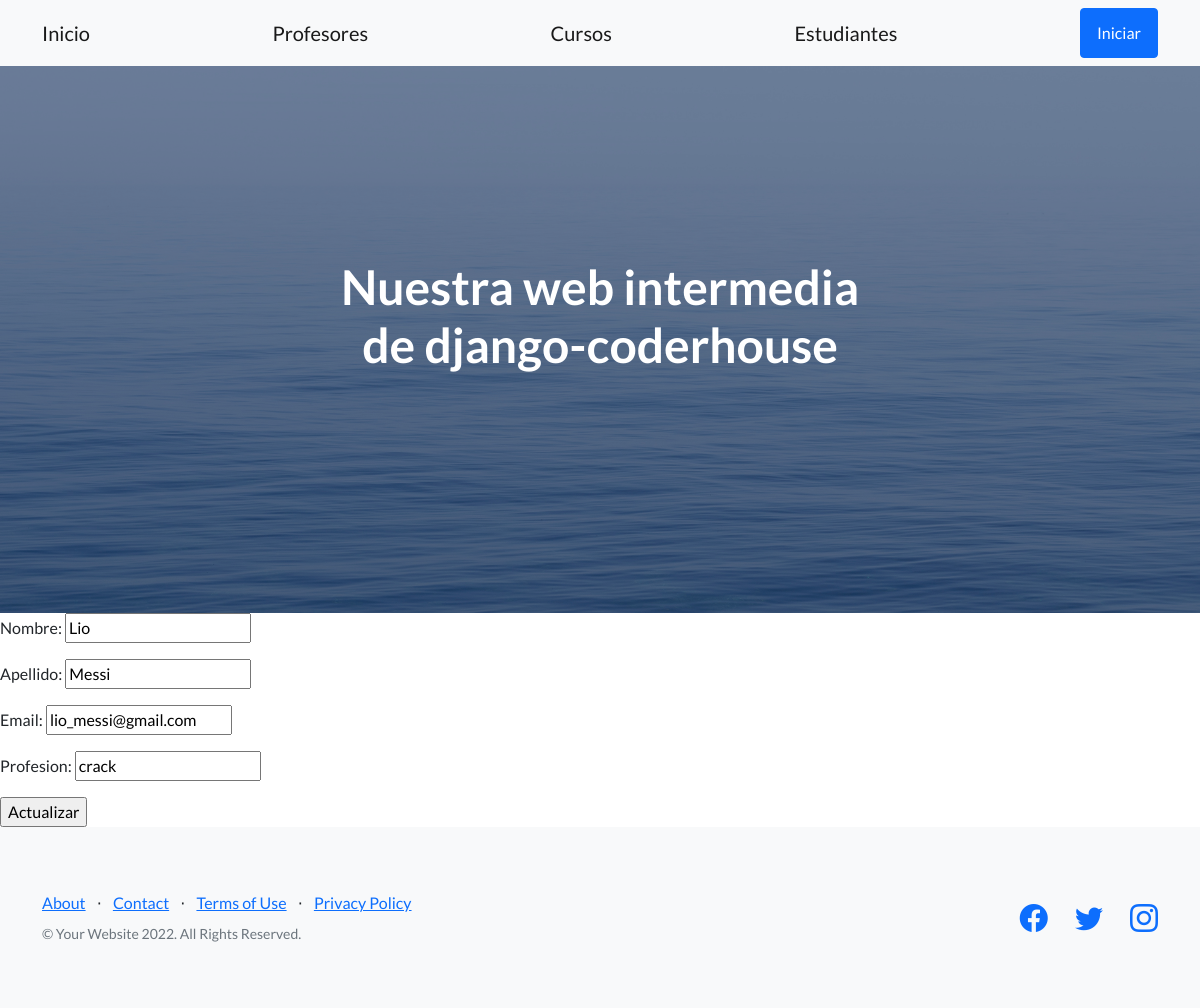
The app's page /app-coder/editar-profesor/2 with its own data.
### AppCoder/models.py (models this page shows, shortened)
class Profesor(models.Model):
    nombre = models.CharField(max_length=50)
    apellido = models.CharField(max_length=50)
    email = models.EmailField()
    profesion = models.CharField(max_length=50)

### AppCoder/views.py (the view)
# urls.py: path('editar-profesor/<int:id>', editar_profesor, name="EditarProfesor"),
def editar_profesor(request, id):
    profesor = Profesor.objects.get(id=id)
    if request.method == 'POST':
        miFormulario = ProfesorFormulario(request.POST)
        if miFormulario.is_valid():
            data = miFormulario.cleaned_data
            profesor.nombre = data["nombre"]
            profesor.apellido = data["apellido"]
            profesor.email = data["email"]
            profesor.profesion = data["profesion"]
            profesor.save()
            return redirect('listaProfesores')
    else:
        miFormulario = ProfesorFormulario(initial={
            "nombre": profesor.nombre,
            "apellido": profesor.apellido,
            "email": profesor.email,
            "profesion": profesor.profesion,
        })
    return render(request, "editarProfesor.html", {"miFormulario": miFormulario, "id": profesor.id})

### AppCoder/form.py
class ProfesorFormulario(forms.Form):
    nombre= forms.CharField()
    apellido= forms.CharField()
    email = forms.EmailField(required=False)
    profesion = forms.CharField()

### AppCoder/template/editarprofesor.html
{% extends 'padre.html' %}
{% load static %}
{% block contenidoQueCambia %}
    <form action="{% url 'EditarProfesor' id %}" method="POST">{% csrf_token %}
        {{miFormulario.as_p}}
        <input type="submit" value="Actualizar"/>
    </form>
{% endblock contenidoQueCambia %}

### records on screen
Profesor: nombre "Lio", apellido "Messi", email "lio_messi@gmail.com", profesion "crack"
